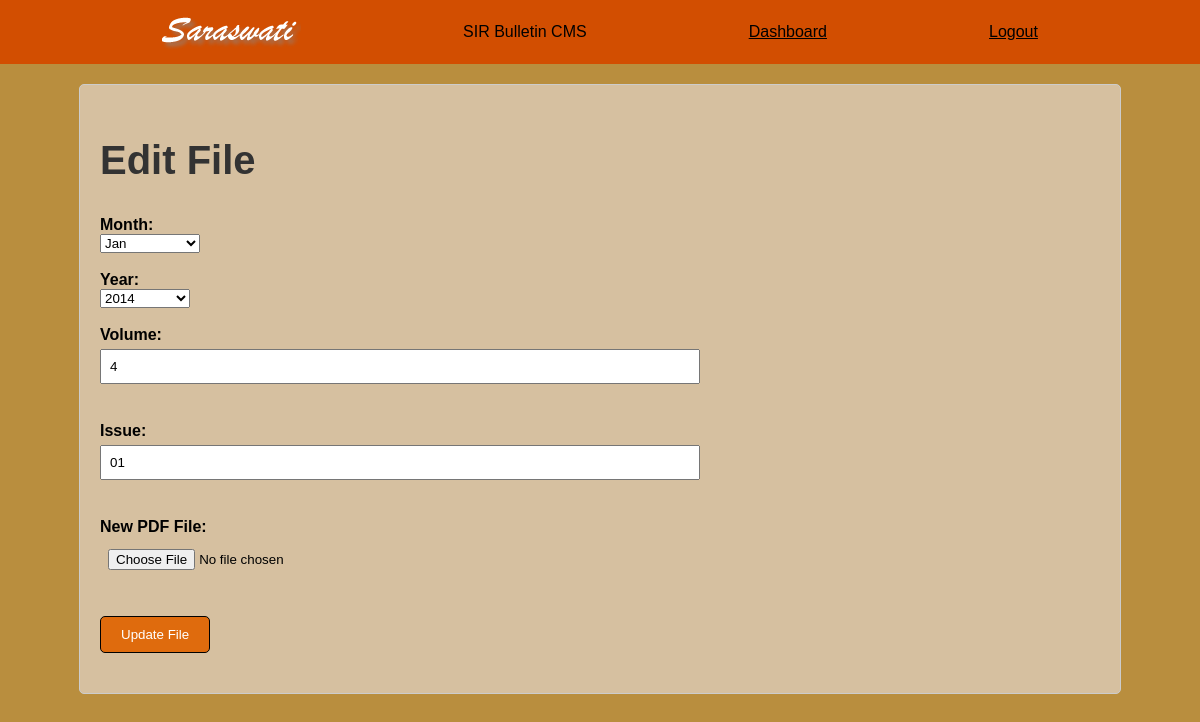
The page /posts_edit.php?sirb_id=1 (signed in) on the database its author committed.
### tables this page shows
CREATE TABLE `sirb` (
  `sirb_id` int(4) NOT NULL,
  `URL` varchar(14) DEFAULT NULL,
  `issue` int(2) DEFAULT NULL,
  `mmyy` varchar(16) DEFAULT NULL,
  `volno` int(3) DEFAULT NULL,
  `mm1` varchar(3) DEFAULT NULL,
  `mm2` varchar(3) DEFAULT NULL,
  `yy` int(4) DEFAULT NULL,
  `upd` timestamp NOT NULL DEFAULT current_timestamp() ON UPDATE current_timestamp()
);

### posts_edit.php (the view, shortened to what this page needs)
<?php
include('includes/database.php');
include('includes/header.php');
try {
    if (isset($_GET['sirb_id'])) {
        $id = $_GET['sirb_id'];
        $stmt = $pdo->prepare("SELECT * FROM sirb WHERE sirb_id = ?");
        $stmt->execute([$id]);
        $file = $stmt->fetch(PDO::FETCH_ASSOC);
    } else {
        header("Location: posts.php?message=File updated successfully");
        exit();
    }
} catch (PDOException $e) {
    echo "Connection failed: " . $e->getMessage();
}
?>
<!DOCTYPE html>
<html lang="en">
<head>
    <link rel="stylesheet" href="css/style.css">
</head>
<body>
    <div class="container">
        <h2>Edit File</h2>
        <form method="post" action="posts_edit.php" enctype="multipart/form-data">
            <label for="month">Month:</label><br>
            <select id="month" name="month" onchange="setIssueBasedOnMonth()" required>
                <option value="Jan" <?php if ($file['mm1'] == 'Jan') echo 'selected'; ?>>Jan</option>
            </select><br><br>
            <label for="year">Year:</label><br>
            <select id="year" name="year" required>
                <?php
                $current_year = date('Y');
                $year_range = range($current_year - 14, $current_year);
                foreach ($year_range as $yr) {
                    $selected = ($file['yy'] == $yr) ? 'selected' : '';
                    echo "<option value='{$yr}' {$selected}>{$yr}</option>";
                }
                ?>
            </select><br><br>
            <label for="volume">Volume:</label><br>
            <input type="number" id="volume" name="volume" value="<?php echo $file['volno']; ?>" required><br><br>
            <label for="issue">Issue:</label><br>
            <input type="number" id="issue" name="issue" value="<?php echo $file['issue']; ?>" required readonly><br><br>
            <label for="new_pdf_file">New PDF File:</label><br>
            <input type="file" id="new_pdf_file" name="pdf_file" accept="application/pdf"><br><br>
            <button type="submit" name="update_file">Update File</button>
        </form>
    </div>
</body>
</html>

### css/style.css (style rules this page uses)
body { font-family: Arial, sans-serif; background-color: #b98e3e; margin: 0; padding: 0; }
.container { max-width: 1000px; margin: 20px auto; padding: 20px; padding-bottom: 40px; background-color: #e9e2e29a; border: 1px solid #ccc; border-radius: 5px; }
h2 { color: #333; font-size: 2.5em; }
form { max-width: 600px; margin-top: 20px; }
label { font-weight: bold; }
input[type=text], input[type=number], input[type=file] { width: 100%; padding: 8px; margin: 5px 0 20px 0; box-sizing: border-box; }
button { padding: 10px 20px; color: white; cursor: pointer; background-color: #df6b0d; color: white; text-decoration: none; border: 1px solid black; border-radius: 5px; transition: background-color 0.3s, color 0.3s; position: relative; }

### rows shown on the page
sirb: month "Jan", volume "4", issue "01"

### other values the page prints
form field year "2014"
